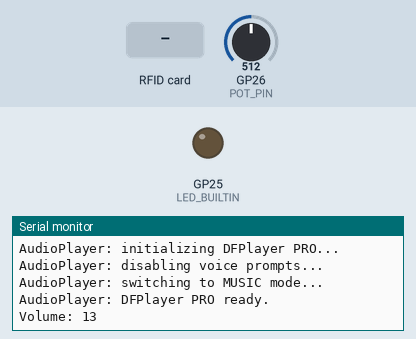
This program was run on a simulated Raspberry Pi Pico. Parts: output pins drawn as LEDs (lit = HIGH), the last lines printed to the serial monitor. Inputs (shaded band) come from the test bench; at power-on: GP26 (POT_PIN) = 512. The modem accepts every AT command (registered, SIM ready, sends succeed) and sends nothing else.

Above: at 3.2 s.
3.3 s: RFID card C1 9E CC E4 held to the reader
At 4.0 s:
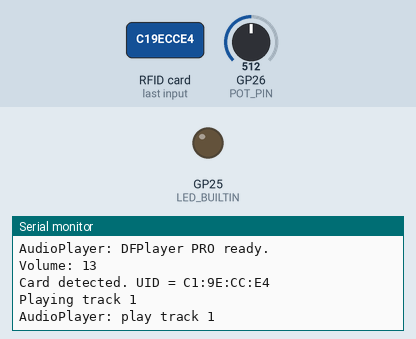
4.8 s: RFID card B1 A0 CC E4 held to the reader
At 6.2 s:
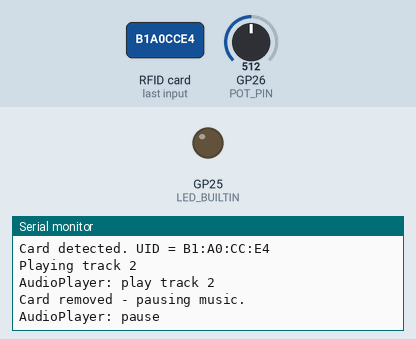
6.4 s: RFID card E1 96 CC E4 held to the reader
At 8.1 s:
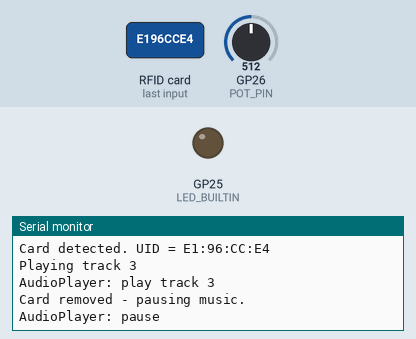

Measured:
- after the input at 3.3 s, the serial monitor: prints a new line at once (image 1)
- after the input at 4.8 s, the serial monitor: prints a new line after 0.11 s (image 2)
- after the input at 6.4 s, the serial monitor: prints a new line after 0.12 s (image 3)

The program:

main.cpp
```cpp
/**
 * @file main.cpp
 * @brief RFID-based vinyl player jukebox for Raspberry Pi Pico 2
 *
 * This project creates a vinyl-style music player where RFID cards act as "records".
 * Place a card on the reader to play its associated track, which loops continuously
 * until the card is removed. Volume is controlled via a potentiometer.
 *
 * Hardware:
 * - Raspberry Pi Pico 2
 * - RC522 RFID reader (SPI)
 * - DFPlayer PRO audio module (UART)
 * - Potentiometer for volume control
 *
 * @author Jérémy Martin, generated with GitHub Copilot and ChatGPT
 * @date December 2025
 */

#include <Arduino.h>
#include "RfidReader.h"
#include "AudioPlayer.h"
#include "CardRouter.h"

// ========== PIN CONFIGURATION ==========

// RC522 RFID Reader pins (SPI0)
// Default SPI pins: SCK=GP18, MOSI=GP19, MISO=GP16
const uint8_t RFID_SS_PIN  = 17;  // RC522 SDA/SS pin
const uint8_t RFID_RST_PIN = 20;  // RC522 RST pin

// DFPlayer PRO Audio Module pins (UART0/Serial1)
const uint8_t DF_TX_PIN = 12;  // Pico GP12 (TX) -> DFPlayer RX
const uint8_t DF_RX_PIN = 13;  // Pico GP13 (RX) <- DFPlayer TX

// Volume control potentiometer
const uint8_t POT_PIN = 26;    // GP26 (ADC0) - analog input
const uint8_t MIN_VOLUME = 1;  // Minimum volume level
const uint8_t MAX_VOLUME = 25; // Maximum volume level

// ========== GLOBAL OBJECTS ==========

RfidReader  rfid(RFID_SS_PIN, RFID_RST_PIN);  // RFID reader instance
AudioPlayer audio(DF_TX_PIN, DF_RX_PIN);      // Audio player instance

// ========== STATE VARIABLES ==========

String currentUID = "";                    // UID of currently playing card
int lastVolume = -1;                      // Last volume setting (for change detection)
bool isPlaying = false;                   // Tracks if music is currently playing
int missedReads = 0;                      // Counter for consecutive failed card reads
const int REMOVAL_THRESHOLD = 5;          // Failed reads needed before card is considered removed

/**
 * @brief Initialize hardware and modules
 *
 * Sets up serial communication, RFID reader, audio player, and potentiometer.
 * LED blinks during initialization to indicate system is alive.
 */
void setup() {
  // LED indicates system is initializing
  pinMode(LED_BUILTIN, OUTPUT);
  digitalWrite(LED_BUILTIN, HIGH);

  // Initialize serial communication for debugging
  Serial.begin(115200);

  // Wait for Serial Monitor (max 3 seconds) but don't block forever
  unsigned long start = millis();
  while (!Serial && (millis() - start) < 3000) {
    delay(100);
  }

  Serial.println();
  Serial.println("Pico 2 RFID Jukebox starting...");

  digitalWrite(LED_BUILTIN, LOW);  // LED off after initialization

  // Initialize potentiometer pin
  pinMode(POT_PIN, INPUT);

  // Initialize RFID reader
  rfid.begin();

  // Initialize audio player
  audio.begin();
  if (!audio.isReady()) {
    Serial.println("Warning: DFPlayer not ready. RFID will still work.");
  }
}

/**
 * @brief Main loop - handles volume control and card detection
 *
 * Continuously:
 * 1. Reads potentiometer and updates volume if changed
 * 2. Checks for RFID card presence
 * 3. Plays associated track when new card is detected
 * 4. Pauses music when card is removed
 * 5. Handles card read failures with debouncing
 */
void loop() {
  // ========== VOLUME CONTROL ==========
  // Read potentiometer and update volume if it has changed
  int potValue = analogRead(POT_PIN);
  int currentVolume = map(potValue, 0, 1023, MIN_VOLUME, MAX_VOLUME);

  if (currentVolume != lastVolume) {
    lastVolume = currentVolume;
    audio.setVolume(currentVolume);
    Serial.print("Volume: ");
    Serial.println(currentVolume);
  }

  // ========== CARD DETECTION ==========
  String uid;
  bool cardDetected = rfid.readCard(uid);

  if (cardDetected) {
    // Card successfully read
    missedReads = 0;  // Reset missed read counter

    if (uid != currentUID) {
      // New or different card detected
      currentUID = uid;
      Serial.print("Card detected. UID = ");
      Serial.println(uid);

      // Look up track number for this card
      uint16_t track = trackForUID(uid);

      if (track == 0) {
        // Unknown card - no track mapped
        Serial.println("No track mapped for this card.");
        if (isPlaying) {
          audio.pause();  // Pause only if music is playing
        }
        isPlaying = false;
      } else {
        // Valid card - play associated track
        Serial.print("Playing track ");
        Serial.println(track);
        audio.playTrack(track);
        isPlaying = true;
      }
    }
    // Same card still present - continue playing
  } else {
    // ========== CARD REMOVAL DETECTION ==========
    // No card detected in this iteration
    if (currentUID != "") {
      // We had a card previously
      missedReads++;

      // Only consider card removed after multiple consecutive misses
      // This provides debouncing for unreliable RFID reads
      if (missedReads >= REMOVAL_THRESHOLD) {
        Serial.println("Card removed - pausing music.");
        if (isPlaying) {
          audio.pause();  // Pause only if music is playing
        }
        isPlaying = false;
        currentUID = "";
        missedReads = 0;
      }
    }
  }

  // Poll every 100ms - balance between responsiveness and CPU usage
  delay(100);
}
```

AudioPlayer.h
```cpp
/**
 * @file AudioPlayer.h
 * @brief DFPlayer PRO (DF1201S) driver using AT command protocol
 * @author Jérémy Martin, generated with GitHub Copilot and ChatGPT
 * @date 2025
 *
 * This class provides a simplified interface to control the DFPlayer PRO
 * audio module using AT commands over UART. The DFPlayer PRO communicates
 * at 115200 baud and requires specific AT commands to switch modes, control
 * playback, and set volume.
 *
 * Hardware Setup:
 * - TX Pin: Connect to DFPlayer PRO RX (typically GP12)
 * - RX Pin: Connect to DFPlayer PRO TX (typically GP13)
 * - Baud Rate: 115200 (fixed for DFPlayer PRO)
 *
 * SD Card File Naming:
 * - Files must be named: /0001.mp3, /0002.mp3, /0003.mp3, etc.
 * - Place files in the root directory of the SD card
 *
 * Important AT Commands Used:
 * - AT+FUNCTION=MUSIC : Switch to music playback mode
 * - AT+PLAYMODE=1     : Set to loop single track infinitely
 * - AT+VOL=n          : Set volume (0-30)
 * - AT+PLAYFILE=path  : Play specific file by path
 * - AT+PLAY=PP        : Toggle play/pause
 */

#pragma once

#include <Arduino.h>

/**
 * @class AudioPlayer
 * @brief Wrapper for DFPlayer PRO (DF1201S) using AT commands
 *
 * Provides high-level methods to control audio playback on the DFPlayer PRO
 * module. Handles UART communication, command formatting, and timing delays
 * required for reliable operation.
 */
class AudioPlayer {
public:
  /**
   * @brief Constructor
   * @param txPin GPIO pin for UART TX (Pico → DFPlayer RX)
   * @param rxPin GPIO pin for UART RX (Pico ← DFPlayer TX)
   */
  AudioPlayer(uint8_t txPin, uint8_t rxPin);

  /**
   * @brief Initialize Serial1 and configure the DFPlayer PRO
   *
   * This method:
   * 1. Configures Serial1 with the specified TX/RX pins at 115200 baud
   * 2. Waits for DFPlayer to boot (1 second)
   * 3. Switches to MUSIC mode using AT+FUNCTION=MUSIC
   * 4. Sets playback mode to loop single track (AT+PLAYMODE=1)
   * 5. Sets initial volume to 15
   *
   * @return true if initialization succeeded, false otherwise
   */
  bool begin();

  /**
   * @brief Set the output volume
   * @param vol Volume level (0-30, where 0 is mute and 30 is maximum)
   */
  void setVolume(uint8_t vol);

  /**
   * @brief Play a specific track by number
   *
   * Plays the file /000X.mp3 where X is the track number.
   * Also re-enforces AT+PLAYMODE=1 to ensure infinite looping.
   *
   * @param track Track number (1-9999). 0 is ignored.
   */
  void playTrack(uint16_t track);

  /**
   * @brief Pause/unpause playback
   *
   * Sends AT+PLAY=PP command to toggle play/pause state.
   * Note: Used carefully in main loop with state tracking to avoid
   * unintended toggle behavior.
   */
  void pause();

  /**
   * @brief Stop playback (alias for pause)
   */
  void stop();

  /**
   * @brief Play a file by its full path
   * @param path Full file path on SD card (e.g., "/0001.mp3")
   */
  void playFile(const String& path);

  /**
   * @brief Check if the audio player is ready
   * @return true if initialization completed successfully
   */
  bool isReady() const { return _ready; }

private:
  uint8_t _txPin;  ///< UART TX pin
  uint8_t _rxPin;  ///< UART RX pin
  bool _ready;     ///< Initialization status flag

  /**
   * @brief Send an AT command to the DFPlayer PRO
   *
   * Appends \r\n (via println) and waits 50ms for command processing.
   *
   * @param cmd AT command string (without \r\n)
   */
  void sendATCommand(const String& cmd);
};
```

CardRouter.h
```cpp
/**
 * @file CardRouter.h
 * @brief Maps RFID card UIDs to music track numbers
 * @author Jérémy Martin, generated with GitHub Copilot and ChatGPT
 * @date 2025
 *
 * This module provides the mapping between RFID card UIDs and their
 * corresponding music track numbers. Each RFID card acts as a "vinyl record"
 * that triggers a specific song when placed on the reader.
 *
 * Usage:
 * 1. Read the UID from your RFID cards using Serial.println()
 * 2. Add each UID to the trackForUID() function in CardRouter.cpp
 * 3. Assign a track number (1-9999) to each UID
 * 4. Return 0 for unknown cards (no playback)
 *
 * Track Numbering:
 * - Track 1 corresponds to file /0001.mp3 on the SD card
 * - Track 2 corresponds to file /0002.mp3
 * - Track 0 is reserved for "unknown card" (no playback)
 *
 * Example Mapping:
 * - UID "C1:98:CC:E4" → Track 6 → Plays /0006.mp3
 * - UID "B1:A0:CC:E4" → Track 2 → Plays /0002.mp3
 * - Unknown UID       → Track 0 → No playback
 */

#pragma once

#include <Arduino.h>

/**
 * @brief Map a card UID string to a track number
 *
 * Looks up the provided UID in the internal mapping table and returns
 * the corresponding track number. Unknown UIDs return 0.
 *
 * @param uid Card UID in format "AA:BB:CC:DD" (uppercase hex with colons)
 * @return Track number (1-9999) for known cards, 0 for unknown cards
 */
uint16_t trackForUID(const String &uid);
```

RfidReader.h
```cpp
/**
 * @file RFIDReader.h
 * @brief RC522 RFID reader driver with continuous card detection support
 * @author Jérémy Martin, generated with GitHub Copilot and ChatGPT
 * @date 2025
 *
 * This class wraps the MFRC522 library to provide simplified RFID card
 * reading with support for continuous detection (vinyl player behavior).
 *
 * Hardware Setup:
 * - SPI Interface: SPI0 on Raspberry Pi Pico 2
 *   - SCK:  GP18 (default)
 *   - MOSI: GP19 (default)
 *   - MISO: GP16 (default)
 *   - SS:   Configurable (typically GP17)
 *   - RST:  Configurable (typically GP20)
 * - Voltage: 3.3V (compatible with Pico 2)
 *
 * Key Features:
 * - Non-halting card detection: Cards remain readable after first read
 * - Presence detection: Check if card is in field without reading UID
 * - UID formatting: Returns formatted strings like "AA:BB:CC:DD"
 *
 * Important Implementation Detail:
 * This implementation does NOT call PICC_HaltA() after reading, which
 * allows continuous detection of the same card. This is crucial for
 * the vinyl player use case where we need to know when a card is removed.
 */

#pragma once

#include <Arduino.h>
#include <SPI.h>
#include <MFRC522.h>

/**
 * @class RfidReader
 * @brief Wrapper for RC522 RFID reader with continuous detection
 *
 * Provides simplified methods to read RFID card UIDs and detect card
 * presence without halting the card communication (allows re-reading).
 */
class RfidReader {
public:
  /**
   * @brief Constructor
   * @param ssPin GPIO pin for SPI Slave Select (chip select)
   * @param rstPin GPIO pin for RFID module reset
   */
  RfidReader(uint8_t ssPin, uint8_t rstPin);

  /**
   * @brief Initialize the RC522 module and SPI interface
   *
   * Must be called in setup() before using other methods.
   * Initializes SPI bus and performs RC522 self-test.
   */
  void begin();

  /**
   * @brief Attempt to read a card's UID
   *
   * This method checks for a new card, reads its UID, and formats it
   * as a colon-separated hex string (e.g., "C1:98:CC:E4").
   *
   * Important: Does NOT halt the card after reading, allowing the same
   * card to be read again on the next call. This enables continuous
   * detection for the vinyl player use case.
   *
   * @param uidOut Output string that receives the formatted UID
   * @return true if a card was successfully read, false otherwise
   */
  bool readCard(String &uidOut);

  /**
   * @brief Check if any card is present in the RFID field
   *
   * Lightweight method to detect card presence without reading the full UID.
   * Useful for quick presence checks.
   *
   * @return true if a card is detected, false otherwise
   */
  bool isCardPresent();

private:
  uint8_t _ssPin;      ///< SPI Slave Select pin
  uint8_t _rstPin;     ///< Reset pin
  MFRC522 _mfrc522;    ///< MFRC522 library instance
};
```

AudioPlayer.cpp
```cpp
/**
 * @file AudioPlayer.cpp
 * @brief Implementation of DFPlayer PRO control via AT commands
 * @author Jérémy Martin, generated with GitHub Copilot and ChatGPT
 * @date 2025
 */

#include "AudioPlayer.h"

// Constructor: Store pin configuration
AudioPlayer::AudioPlayer(uint8_t txPin, uint8_t rxPin)
  : _txPin(txPin),
    _rxPin(rxPin),
    _ready(false) {}

/**
 * Send an AT command to the DFPlayer PRO module
 * All commands require \r\n termination (provided by println)
 * Small delay ensures command is processed before next operation
 */
void AudioPlayer::sendATCommand(const String& cmd) {
  Serial1.println(cmd);  // AT commands need \r\n (println adds them)
  delay(50);  // Wait for command to process
}

/**
 * Initialize the DFPlayer PRO in music playback mode
 *
 * Initialization sequence:
 * 1. Configure Serial1 pins for UART communication
 * 2. Start UART at 115200 baud (DFPlayer PRO fixed rate)
 * 3. Wait 1 second for DFPlayer boot sequence
 * 4. Switch to MUSIC mode (from other modes like BT/AUX)
 * 5. Configure single track looping (PLAYMODE=1)
 * 6. Set default volume
 *
 * @return Always returns true after initialization
 */
bool AudioPlayer::begin() {
  Serial.println("AudioPlayer: initializing DFPlayer PRO...");

  // Configure Serial1 pins (Pico 2 supports flexible UART pin assignment)
  Serial1.setTX(_txPin);
  Serial1.setRX(_rxPin);
  Serial1.begin(115200);  // DFPlayer PRO uses 115200 baud

  delay(1000);  // Wait for DFPlayer to boot (critical for reliable operation)

  // Disable voice prompts (removes "music" announcement and other spoken feedback)
  Serial.println("AudioPlayer: disabling voice prompts...");
  sendATCommand("AT+PROMPT=OFF");
  delay(200);

  // Switch to MUSIC function (no voice announcement now)
  Serial.println("AudioPlayer: switching to MUSIC mode...");
  sendATCommand("AT+FUNCTION=MUSIC");
  delay(500);  // Wait for mode switch to complete

  // Set play mode to repeat one song infinitely
  // Mode 1 = Loop single track (vs mode 0 = play once)
  sendATCommand("AT+PLAYMODE=1");

  // Set initial volume (middle range)
  setVolume(15);

  _ready = true;
  Serial.println("AudioPlayer: DFPlayer PRO ready.");
  return true;
}

/**
 * Set the output volume level
 * DFPlayer PRO volume range: 0 (mute) to 30 (maximum)
 * Values above 30 are clamped to prevent distortion
 */
void AudioPlayer::setVolume(uint8_t vol) {
  if (vol > 30) vol = 30;  // Clamp to maximum
  sendATCommand("AT+VOL=" + String(vol));
}

/**
 * Play a specific track by number
 *
 * Converts track number to filename format /000X.mp3
 * For example:
 *   Track 1   → /0001.mp3
 *   Track 42  → /0042.mp3
 *   Track 999 → /0999.mp3
 *
 * After starting playback, re-enforces PLAYMODE=1 to ensure
 * the track loops infinitely (workaround for DFPlayer reset behavior)
 *
 * @param track Track number (1-9999). Track 0 is ignored (used for "unknown card")
 */
void AudioPlayer::playTrack(uint16_t track) {
  if (track == 0) return;  // Skip invalid/unknown tracks

  Serial.print("AudioPlayer: play track ");
  Serial.println(track);

  // Build filename with leading zeros: /0001.mp3, /0002.mp3, etc.
  String filename = "/";
  if (track < 10) filename += "000";
  else if (track < 100) filename += "00";
  else if (track < 1000) filename += "0";
  filename += String(track) + ".mp3";

  // Play the constructed filename
  playFile(filename);

  // Re-enforce loop mode after starting playback
  // This ensures the track continues looping even after DFPlayer state changes
  delay(100);
  sendATCommand("AT+PLAYMODE=1");  // Repeat single track
}

/**
 * Play a file by its full path on the SD card
 * Path format: "/0001.mp3" or "/folder/song.mp3"
 */
void AudioPlayer::playFile(const String& path) {
  sendATCommand("AT+PLAYFILE=" + path);
}

/**
 * Toggle play/pause state using PP command
 *
 * Note: In main application, we set volume to 0 instead of using this
 * to avoid toggle state confusion when cards are removed/reinserted
 */
void AudioPlayer::pause() {
  Serial.println("AudioPlayer: pause");
  sendATCommand("AT+PLAY=PP");  // Toggle play/pause
}

/**
 * Stop playback (alias for pause, as DFPlayer doesn't distinguish)
 */
void AudioPlayer::stop() {
  pause();
}
```

Source omitted: CardRouter.cpp (1639 bytes), RfidReader.cpp (3453 bytes)
